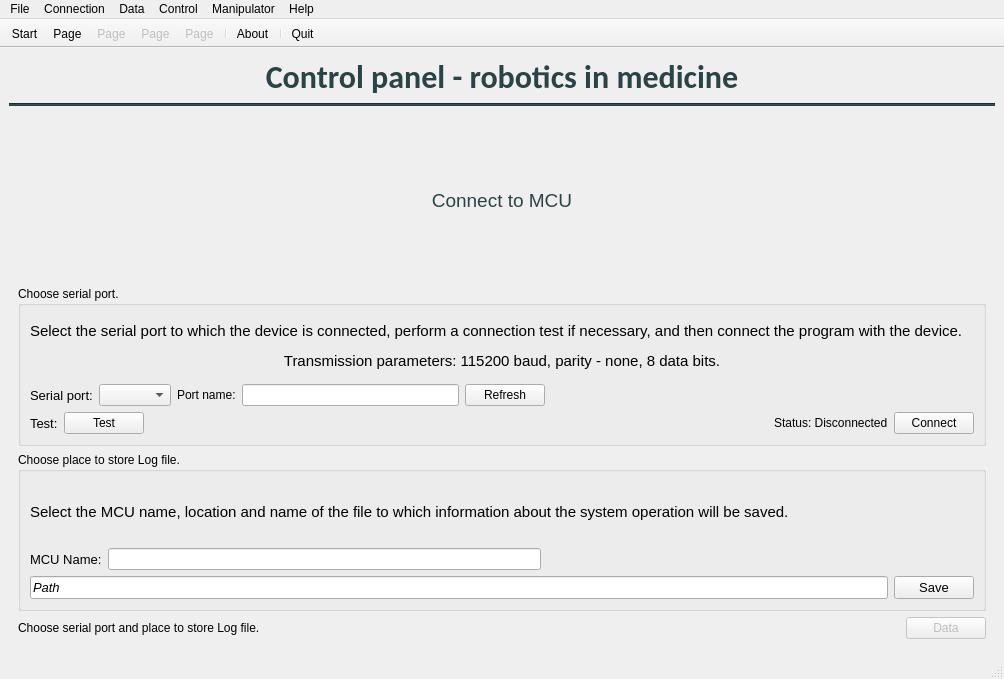
<?xml version="1.0" encoding="UTF-8"?>
<ui version="4.0">
 <class>MainWindow</class>
 <widget class="QMainWindow" name="MainWindow">
  <property name="geometry">
   <rect>
    <x>0</x>
    <y>0</y>
    <width>1004</width>
    <height>679</height>
   </rect>
  </property>
  <property name="windowTitle">
   <string>Control panel</string>
  </property>
  <property name="windowIcon">
   <iconset resource="resource.qrc">
    <normaloff>:/Pictures/res/medical.png</normaloff>:/Pictures/res/medical.png</iconset>
  </property>
  <property name="styleSheet">
   <string notr="true"/>
  </property>
  <property name="locale">
   <locale language="English" country="UnitedStates"/>
  </property>
  <widget class="QWidget" name="centralwidget">
   <layout class="QVBoxLayout" name="verticalLayout">
    <item>
     <widget class="QLabel" name="titleLabel">
      <property name="font">
       <font>
        <family>Calibri</family>
        <pointsize>24</pointsize>
        <bold>true</bold>
       </font>
      </property>
      <property name="layoutDirection">
       <enum>Qt::LeftToRight</enum>
      </property>
      <property name="text">
       <string>&lt;html&gt;&lt;head/&gt;&lt;body&gt;&lt;p&gt;&lt;span style=&quot; color:#2a4346;&quot;&gt;Control panel - robotics in medicine&lt;/span&gt;&lt;/p&gt;&lt;/body&gt;&lt;/html&gt;</string>
      </property>
      <property name="alignment">
       <set>Qt::AlignCenter</set>
      </property>
     </widget>
    </item>
    <item>
     <widget class="Line" name="line">
      <property name="styleSheet">
       <string notr="true">background-color: rgb(42, 67, 70);</string>
      </property>
      <property name="orientation">
       <enum>Qt::Horizontal</enum>
      </property>
     </widget>
    </item>
    <item>
     <widget class="QStackedWidget" name="mainStackedWidget">
      <property name="styleSheet">
       <string notr="true"/>
      </property>
      <property name="currentIndex">
       <number>1</number>
      </property>
      <widget class="QWidget" name="page1_Start">
       <layout class="QVBoxLayout" name="verticalLayout_2">
        <item>
         <widget class="QLabel" name="label">
          <property name="sizePolicy">
           <sizepolicy hsizetype="Preferred" vsizetype="Preferred">
            <horstretch>2</horstretch>
            <verstretch>2</verstretch>
           </sizepolicy>
          </property>
          <property name="text">
           <string>&lt;html&gt;&lt;head/&gt;&lt;body&gt;&lt;p align=&quot;center&quot;&gt;&lt;span style=&quot; font-size:26pt; font-weight:700; text-decoration: underline; color:#2c2c2c;&quot;&gt;Praca inżynierska&lt;/span&gt;&lt;/p&gt;&lt;p align=&quot;center&quot;&gt;&lt;span style=&quot; font-size:22pt; font-weight:700; color:#303030;&quot;&gt;Agnieszka Piórkowska&lt;br/&gt;Miłosz Gajewski&lt;/span&gt;&lt;/p&gt;&lt;p align=&quot;center&quot;&gt;&lt;span style=&quot; font-size:18pt;&quot;&gt;Politechnika Poznańska 2022&lt;/span&gt;&lt;/p&gt;&lt;/body&gt;&lt;/html&gt;</string>
          </property>
         </widget>
        </item>
        <item>
         <widget class="QLabel" name="label_2">
          <property name="minimumSize">
           <size>
            <width>856</width>
            <height>220</height>
           </size>
          </property>
          <property name="text">
           <string/>
          </property>
          <property name="pixmap">
           <pixmap resource="resource.qrc">:/Pictures/res/medical_smaller.png</pixmap>
          </property>
          <property name="scaledContents">
           <bool>false</bool>
          </property>
          <property name="alignment">
           <set>Qt::AlignCenter</set>
          </property>
         </widget>
        </item>
        <item>
         <widget class="QPushButton" name="startPushButton_page_1_Start">
          <property name="sizePolicy">
           <sizepolicy hsizetype="Minimum" vsizetype="Fixed">
            <horstretch>1</horstretch>
            <verstretch>1</verstretch>
           </sizepolicy>
          </property>
          <property name="font">
           <font>
            <pointsize>12</pointsize>
           </font>
          </property>
          <property name="cursor">
           <cursorShape>PointingHandCursor</cursorShape>
          </property>
          <property name="toolTip">
           <string>&lt;html&gt;&lt;head/&gt;&lt;body&gt;&lt;p&gt;Go to connection tab.&lt;/p&gt;&lt;/body&gt;&lt;/html&gt;</string>
          </property>
          <property name="styleSheet">
           <string notr="true">background-color: rgb(202, 210, 197);</string>
          </property>
          <property name="text">
           <string>Start</string>
          </property>
         </widget>
        </item>
       </layout>
      </widget>
      <widget class="QWidget" name="page_2_Connection">
       <layout class="QVBoxLayout" name="verticalLayout_5">
        <item>
         <widget class="QLabel" name="label_3">
          <property name="font">
           <font>
            <pointsize>11</pointsize>
           </font>
          </property>
          <property name="text">
           <string>&lt;html&gt;&lt;head/&gt;&lt;body&gt;&lt;p&gt;&lt;span style=&quot; font-size:14pt; color:#2a4346;&quot;&gt;Connect to MCU&lt;/span&gt;&lt;/p&gt;&lt;/body&gt;&lt;/html&gt;</string>
          </property>
          <property name="alignment">
           <set>Qt::AlignCenter</set>
          </property>
         </widget>
        </item>
        <item>
         <widget class="QGroupBox" name="groupBox">
          <property name="title">
           <string>Choose serial port.</string>
          </property>
          <layout class="QVBoxLayout" name="verticalLayout_4">
           <item>
            <widget class="QLabel" name="label_8">
             <property name="font">
              <font>
               <pointsize>11</pointsize>
              </font>
             </property>
             <property name="text">
              <string>&lt;html&gt;&lt;head/&gt;&lt;body&gt;&lt;p&gt;Select the serial port to which the device is connected, perform a connection test if necessary, and then connect the program with the device. &lt;/p&gt;&lt;p align=&quot;center&quot;&gt;Transmission parameters: 115200 baud, parity - none, 8 data bits.&lt;/p&gt;&lt;/body&gt;&lt;/html&gt;</string>
             </property>
            </widget>
           </item>
           <item>
            <layout class="QHBoxLayout" name="horizontalLayout_3">
             <item>
              <layout class="QHBoxLayout" name="horizontalLayout_2">
               <item>
                <widget class="QLabel" name="label_4">
                 <property name="font">
                  <font>
                   <pointsize>10</pointsize>
                  </font>
                 </property>
                 <property name="text">
                  <string>Serial port:</string>
                 </property>
                </widget>
               </item>
               <item>
                <widget class="QComboBox" name="serialPortComboBox">
                 <property name="cursor">
                  <cursorShape>PointingHandCursor</cursorShape>
                 </property>
                </widget>
               </item>
               <item>
                <widget class="QLabel" name="label_9">
                 <property name="text">
                  <string>Port name:</string>
                 </property>
                </widget>
               </item>
               <item>
                <widget class="QLineEdit" name="portNameLineEdit">
                 <property name="cursor">
                  <cursorShape>PointingHandCursor</cursorShape>
                 </property>
                 <property name="alignment">
                  <set>Qt::AlignCenter</set>
                 </property>
                 <property name="readOnly">
                  <bool>true</bool>
                 </property>
                </widget>
               </item>
              </layout>
             </item>
             <item>
              <widget class="QPushButton" name="pushButton_2">
               <property name="cursor">
                <cursorShape>PointingHandCursor</cursorShape>
               </property>
               <property name="text">
                <string>Refresh</string>
               </property>
              </widget>
             </item>
             <item>
              <spacer name="horizontalSpacer_2">
               <property name="orientation">
                <enum>Qt::Horizontal</enum>
               </property>
               <property name="sizeHint" stdset="0">
                <size>
                 <width>40</width>
                 <height>20</height>
                </size>
               </property>
              </spacer>
             </item>
            </layout>
           </item>
           <item>
            <layout class="QHBoxLayout" name="horizontalLayout_6">
             <item>
              <layout class="QHBoxLayout" name="horizontalLayout_5">
               <item>
                <widget class="QLabel" name="testLabel">
                 <property name="font">
                  <font>
                   <pointsize>10</pointsize>
                  </font>
                 </property>
                 <property name="text">
                  <string>Test:</string>
                 </property>
                </widget>
               </item>
               <item>
                <widget class="QPushButton" name="pushButton_3">
                 <property name="cursor">
                  <cursorShape>PointingHandCursor</cursorShape>
                 </property>
                 <property name="text">
                  <string>Test</string>
                 </property>
                </widget>
               </item>
              </layout>
             </item>
             <item>
              <spacer name="horizontalSpacer_3">
               <property name="orientation">
                <enum>Qt::Horizontal</enum>
               </property>
               <property name="sizeHint" stdset="0">
                <size>
                 <width>40</width>
                 <height>20</height>
                </size>
               </property>
              </spacer>
             </item>
             <item>
              <widget class="QLabel" name="Conncectionstatuslabel">
               <property name="enabled">
                <bool>true</bool>
               </property>
               <property name="text">
                <string>Status: Disconnected</string>
               </property>
              </widget>
             </item>
             <item>
              <widget class="QPushButton" name="pushButton_4">
               <property name="cursor">
                <cursorShape>PointingHandCursor</cursorShape>
               </property>
               <property name="text">
                <string>Connect</string>
               </property>
              </widget>
             </item>
            </layout>
           </item>
          </layout>
         </widget>
        </item>
        <item>
         <widget class="QGroupBox" name="groupBox_2">
          <property name="title">
           <string>Choose place to store Log file.</string>
          </property>
          <layout class="QVBoxLayout" name="verticalLayout_3">
           <item>
            <widget class="QLabel" name="label_5">
             <property name="font">
              <font>
               <pointsize>11</pointsize>
              </font>
             </property>
             <property name="text">
              <string>Select the MCU name, location and name of the file to which information about the system operation will be saved.</string>
             </property>
            </widget>
           </item>
           <item>
            <layout class="QHBoxLayout" name="horizontalLayout_4">
             <item>
              <widget class="QLabel" name="label_6">
               <property name="font">
                <font>
                 <pointsize>10</pointsize>
                </font>
               </property>
               <property name="text">
                <string>MCU Name:</string>
               </property>
              </widget>
             </item>
             <item>
              <widget class="QLineEdit" name="nameMCULineEdit"/>
             </item>
             <item>
              <spacer name="horizontalSpacer_4">
               <property name="orientation">
                <enum>Qt::Horizontal</enum>
               </property>
               <property name="sizeHint" stdset="0">
                <size>
                 <width>40</width>
                 <height>20</height>
                </size>
               </property>
              </spacer>
             </item>
            </layout>
           </item>
           <item>
            <layout class="QHBoxLayout" name="horizontalLayout">
             <item>
              <widget class="QLineEdit" name="saveFileLogLineEdit">
               <property name="font">
                <font>
                 <pointsize>10</pointsize>
                 <italic>true</italic>
                </font>
               </property>
               <property name="text">
                <string>Path</string>
               </property>
               <property name="readOnly">
                <bool>true</bool>
               </property>
              </widget>
             </item>
             <item>
              <widget class="QPushButton" name="savePathLogPushButton">
               <property name="font">
                <font>
                 <pointsize>10</pointsize>
                </font>
               </property>
               <property name="cursor">
                <cursorShape>PointingHandCursor</cursorShape>
               </property>
               <property name="text">
                <string>Save</string>
               </property>
              </widget>
             </item>
            </layout>
           </item>
          </layout>
         </widget>
        </item>
        <item>
         <layout class="QHBoxLayout" name="horizontalLayout_7">
          <item>
           <widget class="QLabel" name="statusToDolabel">
            <property name="text">
             <string>Choose serial port and place to store Log file.</string>
            </property>
           </widget>
          </item>
          <item>
           <spacer name="horizontalSpacer">
            <property name="orientation">
             <enum>Qt::Horizontal</enum>
            </property>
            <property name="sizeHint" stdset="0">
             <size>
              <width>40</width>
              <height>20</height>
             </size>
            </property>
           </spacer>
          </item>
          <item>
           <widget class="QPushButton" name="dataPushButton">
            <property name="enabled">
             <bool>false</bool>
            </property>
            <property name="cursor">
             <cursorShape>PointingHandCursor</cursorShape>
            </property>
            <property name="text">
             <string>Data</string>
            </property>
           </widget>
          </item>
         </layout>
        </item>
       </layout>
      </widget>
      <widget class="QWidget" name="page_3_Data">
       <layout class="QVBoxLayout" name="verticalLayout_11">
        <item>
         <widget class="QLabel" name="liveDataLabel">
          <property name="font">
           <font>
            <pointsize>11</pointsize>
           </font>
          </property>
          <property name="text">
           <string>&lt;html&gt;&lt;head/&gt;&lt;body&gt;&lt;p&gt;&lt;span style=&quot; font-size:14pt; color:#2a4346;&quot;&gt;Liva data&lt;/span&gt;&lt;/p&gt;&lt;/body&gt;&lt;/html&gt;</string>
          </property>
          <property name="alignment">
           <set>Qt::AlignCenter</set>
          </property>
         </widget>
        </item>
        <item>
         <layout class="QHBoxLayout" name="horizontalLayout_12">
          <item>
           <widget class="QGroupBox" name="syringeGroupBox">
            <property name="title">
             <string/>
            </property>
            <layout class="QVBoxLayout" name="verticalLayout_6">
             <item>
              <widget class="QLabel" name="label_7">
               <property name="font">
                <font>
                 <pointsize>10</pointsize>
                 <bold>true</bold>
                </font>
               </property>
               <property name="text">
                <string>&lt;html&gt;&lt;head/&gt;&lt;body&gt;&lt;p&gt;&lt;span style=&quot; font-size:14pt; color:#2a4346;&quot;&gt;Syringe&lt;/span&gt;&lt;/p&gt;&lt;/body&gt;&lt;/html&gt;</string>
               </property>
               <property name="alignment">
                <set>Qt::AlignCenter</set>
               </property>
              </widget>
             </item>
             <item>
              <layout class="QHBoxLayout" name="horizontalLayout_8">
               <item>
                <widget class="QLabel" name="label_11">
                 <property name="font">
                  <font>
                   <pointsize>11</pointsize>
                  </font>
                 </property>
                 <property name="text">
                  <string>Set position:</string>
                 </property>
                </widget>
               </item>
               <item>
                <widget class="QLineEdit" name="syringeSetPointLineEdit">
                 <property name="font">
                  <font>
                   <pointsize>12</pointsize>
                   <bold>false</bold>
                  </font>
                 </property>
                 <property name="alignment">
                  <set>Qt::AlignCenter</set>
                 </property>
                 <property name="readOnly">
                  <bool>true</bool>
                 </property>
                </widget>
               </item>
               <item>
                <widget class="QLabel" name="label_13">
                 <property name="font">
                  <font>
                   <pointsize>11</pointsize>
                  </font>
                 </property>
                 <property name="text">
                  <string>mm</string>
                 </property>
                </widget>
               </item>
               <item>
                <spacer name="horizontalSpacer_5">
                 <property name="orientation">
                  <enum>Qt::Horizontal</enum>
                 </property>
                 <property name="sizeHint" stdset="0">
                  <size>
                   <width>40</width>
                   <height>20</height>
                  </size>
                 </property>
                </spacer>
               </item>
              </layout>
             </item>
             <item>
              <layout class="QHBoxLayout" name="horizontalLayout_9">
               <item>
                <widget class="QLabel" name="label_12">
                 <property name="font">
                  <font>
                   <pointsize>11</pointsize>
                  </font>
                 </property>
                 <property name="text">
                  <string>Current position:</string>
                 </property>
                </widget>
               </item>
               <item>
                <widget class="QLineEdit" name="syringeCurrentpositionLineEdit">
                 <property name="font">
                  <font>
                   <pointsize>12</pointsize>
                   <bold>false</bold>
                  </font>
                 </property>
                 <property name="alignment">
                  <set>Qt::AlignCenter</set>
                 </property>
                 <property name="readOnly">
                  <bool>true</bool>
                 </property>
                </widget>
               </item>
               <item>
                <widget class="QLabel" name="label_14">
                 <property name="font">
                  <font>
                   <pointsize>11</pointsize>
                  </font>
                 </property>
                 <property name="text">
                  <string>mm</string>
                 </property>
                </widget>
               </item>
               <item>
                <spacer name="horizontalSpacer_6">
                 <property name="orientation">
                  <enum>Qt::Horizontal</enum>
                 </property>
                 <property name="sizeHint" stdset="0">
                  <size>
                   <width>40</width>
                   <height>20</height>
                  </size>
                 </property>
                </spacer>
               </item>
              </layout>
             </item>
            </layout>
           </widget>
          </item>
          <item>
           <widget class="QGroupBox" name="NeedleGroupBox">
            <property name="title">
             <string/>
            </property>
            <layout class="QVBoxLayout" name="verticalLayout_7">
             <item>
              <widget class="QLabel" name="label_10">
               <property name="font">
                <font>
                 <pointsize>10</pointsize>
                 <bold>true</bold>
                </font>
               </property>
               <property name="text">
                <string>&lt;html&gt;&lt;head/&gt;&lt;body&gt;&lt;p&gt;&lt;span style=&quot; font-size:14pt; color:#2a4346;&quot;&gt;Needle&lt;/span&gt;&lt;/p&gt;&lt;/body&gt;&lt;/html&gt;</string>
               </property>
               <property name="alignment">
                <set>Qt::AlignCenter</set>
               </property>
              </widget>
             </item>
             <item>
              <layout class="QHBoxLayout" name="horizontalLayout_10">
               <item>
                <widget class="QLabel" name="label_15">
                 <property name="font">
                  <font>
                   <pointsize>12</pointsize>
                  </font>
                 </property>
                 <property name="text">
                  <string>Set position:</string>
                 </property>
                </widget>
               </item>
               <item>
                <widget class="QLineEdit" name="needleSetPositionLineEdit">
                 <property name="font">
                  <font>
                   <pointsize>12</pointsize>
                   <bold>false</bold>
                  </font>
                 </property>
                 <property name="alignment">
                  <set>Qt::AlignCenter</set>
                 </property>
                 <property name="readOnly">
                  <bool>true</bool>
                 </property>
                </widget>
               </item>
               <item>
                <widget class="QLabel" name="label_17">
                 <property name="font">
                  <font>
                   <pointsize>12</pointsize>
                  </font>
                 </property>
                 <property name="text">
                  <string>mm</string>
                 </property>
                </widget>
               </item>
               <item>
                <spacer name="horizontalSpacer_7">
                 <property name="orientation">
                  <enum>Qt::Horizontal</enum>
                 </property>
                 <property name="sizeHint" stdset="0">
                  <size>
                   <width>40</width>
                   <height>20</height>
                  </size>
                 </property>
                </spacer>
               </item>
              </layout>
             </item>
             <item>
              <layout class="QHBoxLayout" name="horizontalLayout_11">
               <item>
                <widget class="QLabel" name="label_16">
                 <property name="font">
                  <font>
                   <pointsize>12</pointsize>
                  </font>
                 </property>
                 <property name="text">
                  <string>Current position:</string>
                 </property>
                </widget>
               </item>
               <item>
                <widget class="QLineEdit" name="needleCurrentPositiomLineEdit">
                 <property name="font">
                  <font>
                   <pointsize>12</pointsize>
                   <bold>false</bold>
                  </font>
                 </property>
                 <property name="alignment">
                  <set>Qt::AlignCenter</set>
                 </property>
                 <property name="readOnly">
                  <bool>true</bool>
                 </property>
                </widget>
               </item>
               <item>
                <widget class="QLabel" name="label_18">
                 <property name="font">
                  <font>
                   <pointsize>12</pointsize>
                  </font>
                 </property>
                 <property name="text">
                  <string>mm</string>
                 </property>
                </widget>
               </item>
               <item>
                <spacer name="horizontalSpacer_8">
                 <property name="orientation">
                  <enum>Qt::Horizontal</enum>
                 </property>
                 <property name="sizeHint" stdset="0">
                  <size>
                   <width>40</width>
                   <height>20</height>
                  </size>
                 </property>
                </spacer>
               </item>
              </layout>
             </item>
            </layout>
           </widget>
          </item>
         </layout>
        </item>
        <item>
         <layout class="QHBoxLayout" name="horizontalLayout_15">
          <item>
           <widget class="QGroupBox" name="temperatureGroupBox">
            <property name="title">
             <string>Temperature</string>
            </property>
            <layout class="QVBoxLayout" name="verticalLayout_8">
             <item>
              <layout class="QHBoxLayout" name="horizontalLayout_13">
               <item>
                <widget class="QLabel" name="label_19">
                 <property name="font">
                  <font>
                   <pointsize>12</pointsize>
                  </font>
                 </property>
                 <property name="text">
                  <string>Temperature:</string>
                 </property>
                </widget>
               </item>
               <item>
                <widget class="QLineEdit" name="temperatureLineEdit">
                 <property name="font">
                  <font>
                   <pointsize>12</pointsize>
                   <bold>true</bold>
                  </font>
                 </property>
                 <property name="alignment">
                  <set>Qt::AlignCenter</set>
                 </property>
                 <property name="readOnly">
                  <bool>true</bool>
                 </property>
                </widget>
               </item>
               <item>
                <widget class="QLabel" name="label_20">
                 <property name="font">
                  <font>
                   <pointsize>12</pointsize>
                  </font>
                 </property>
                 <property name="text">
                  <string>°C</string>
                 </property>
                </widget>
               </item>
               <item>
                <spacer name="horizontalSpacer_9">
                 <property name="orientation">
                  <enum>Qt::Horizontal</enum>
                 </property>
                 <property name="sizeHint" stdset="0">
                  <size>
                   <width>40</width>
                   <height>20</height>
                  </size>
                 </property>
                </spacer>
               </item>
              </layout>
             </item>
             <item>
              <layout class="QHBoxLayout" name="horizontalLayout_14">
               <item>
                <widget class="QLabel" name="temperatureFanLabel">
                 <property name="font">
                  <font>
                   <pointsize>12</pointsize>
                  </font>
                 </property>
                 <property name="text">
                  <string>Fan: Off</string>
                 </property>
                </widget>
               </item>
               <item>
                <spacer name="horizontalSpacer_10">
                 <property name="orientation">
                  <enum>Qt::Horizontal</enum>
                 </property>
                 <property name="sizeHint" stdset="0">
                  <size>
                   <width>40</width>
                   <height>20</height>
                  </size>
                 </property>
                </spacer>
               </item>
              </layout>
             </item>
            </layout>
           </widget>
          </item>
          <item>
           <widget class="QGroupBox" name="logMessageGroupBox">
            <property name="title">
             <string>Log message</string>
            </property>
            <layout class="QVBoxLayout" name="verticalLayout_9">
             <item>
              <widget class="QLineEdit" name="logMessageLineEdit">
               <property name="font">
                <font>
                 <pointsize>12</pointsize>
                </font>
               </property>
               <property name="alignment">
                <set>Qt::AlignCenter</set>
               </property>
               <property name="readOnly">
                <bool>true</bool>
               </property>
              </widget>
             </item>
            </layout>
           </widget>
          </item>
         </layout>
        </item>
        <item>
         <widget class="QGroupBox" name="connectionStatusGroupBox">
          <property name="title">
           <string>MCU control</string>
          </property>
          <layout class="QVBoxLayout" name="verticalLayout_10">
           <item>
            <widget class="QLabel" name="label_21">
             <property name="font">
              <font>
               <pointsize>12</pointsize>
               <bold>true</bold>
              </font>
             </property>
             <property name="text">
              <string>STOP the motors:</string>
             </property>
            </widget>
           </item>
           <item>
            <widget class="QPushButton" name="stopMotorsPushButton">
             <property name="cursor">
              <cursorShape>PointingHandCursor</cursorShape>
             </property>
             <property name="styleSheet">
              <string notr="true">background-color: rgb(255, 0, 0);</string>
             </property>
             <property name="text">
              <string>STOP</string>
             </property>
            </widget>
           </item>
           <item>
            <widget class="QLabel" name="label_22">
             <property name="font">
              <font>
               <pointsize>12</pointsize>
              </font>
             </property>
             <property name="text">
              <string>Disconnect from the MCU:</string>
             </property>
            </widget>
           </item>
           <item>
            <widget class="QPushButton" name="disconnectPushButton">
             <property name="cursor">
              <cursorShape>PointingHandCursor</cursorShape>
             </property>
             <property name="text">
              <string>Disconnect</string>
             </property>
            </widget>
           </item>
          </layout>
         </widget>
        </item>
        <item>
         <layout class="QHBoxLayout" name="horizontalLayout_16">
          <item>
           <widget class="QPushButton" name="connectionPushButton">
            <property name="cursor">
             <cursorShape>PointingHandCursor</cursorShape>
            </property>
            <property name="text">
             <string>Connect tab</string>
            </property>
           </widget>
          </item>
          <item>
           <spacer name="horizontalSpacer_11">
            <property name="orientation">
             <enum>Qt::Horizontal</enum>
            </property>
            <property name="sizeHint" stdset="0">
             <size>
              <width>40</width>
              <height>20</height>
             </size>
            </property>
           </spacer>
          </item>
          <item>
           <widget class="QPushButton" name="controlPushButton">
            <property name="cursor">
             <cursorShape>PointingHandCursor</cursorShape>
            </property>
            <property name="text">
             <string>Control</string>
            </property>
           </widget>
          </item>
         </layout>
        </item>
       </layout>
      </widget>
     </widget>
    </item>
   </layout>
  </widget>
  <widget class="QMenuBar" name="menubar">
   <property name="geometry">
    <rect>
     <x>0</x>
     <y>0</y>
     <width>1004</width>
     <height>21</height>
    </rect>
   </property>
   <widget class="QMenu" name="menuFile">
    <property name="title">
     <string>File</string>
    </property>
    <addaction name="StartActionPage"/>
    <addaction name="separator"/>
    <addaction name="actionQuit"/>
   </widget>
   <widget class="QMenu" name="menuConnection">
    <property name="title">
     <string>Connection</string>
    </property>
    <addaction name="connectionActionPage"/>
    <addaction name="separator"/>
    <addaction name="actionCopy_serial_port_name"/>
    <addaction name="actionCopy_path_to_Log_file"/>
   </widget>
   <widget class="QMenu" name="menuData">
    <property name="title">
     <string>Data</string>
    </property>
    <addaction name="DataActionPage"/>
   </widget>
   <widget class="QMenu" name="menuControl">
    <property name="title">
     <string>Control</string>
    </property>
    <addaction name="separator"/>
    <addaction name="controlActionPage"/>
    <addaction name="separator"/>
   </widget>
   <widget class="QMenu" name="menuManipulator">
    <property name="title">
     <string>Manipulator</string>
    </property>
    <addaction name="manipulatorActionPage"/>
    <addaction name="separator"/>
   </widget>
   <widget class="QMenu" name="menuAbout">
    <property name="title">
     <string>Help</string>
    </property>
    <addaction name="actionAbout"/>
    <addaction name="actionAbout_Qt"/>
    <addaction name="actionLicenses"/>
   </widget>
   <addaction name="menuFile"/>
   <addaction name="menuConnection"/>
   <addaction name="menuData"/>
   <addaction name="menuControl"/>
   <addaction name="menuManipulator"/>
   <addaction name="menuAbout"/>
  </widget>
  <widget class="QStatusBar" name="statusbar"/>
  <widget class="QToolBar" name="toolBar">
   <property name="cursor">
    <cursorShape>PointingHandCursor</cursorShape>
   </property>
   <property name="windowTitle">
    <string>toolBar</string>
   </property>
   <property name="movable">
    <bool>false</bool>
   </property>
   <property name="iconSize">
    <size>
     <width>35</width>
     <height>35</height>
    </size>
   </property>
   <property name="floatable">
    <bool>false</bool>
   </property>
   <attribute name="toolBarArea">
    <enum>TopToolBarArea</enum>
   </attribute>
   <attribute name="toolBarBreak">
    <bool>false</bool>
   </attribute>
   <addaction name="StartActionPage"/>
   <addaction name="connectionActionPage"/>
   <addaction name="DataActionPage"/>
   <addaction name="controlActionPage"/>
   <addaction name="manipulatorActionPage"/>
   <addaction name="separator"/>
   <addaction name="actionAbout"/>
   <addaction name="separator"/>
   <addaction name="actionQuit"/>
  </widget>
  <action name="connectionActionPage">
   <property name="enabled">
    <bool>true</bool>
   </property>
   <property name="icon">
    <iconset resource="resource.qrc">
     <normaloff>:/menubar/res/002-plug.png</normaloff>:/menubar/res/002-plug.png</iconset>
   </property>
   <property name="text">
    <string>Page</string>
   </property>
   <property name="toolTip">
    <string>Connection page.</string>
   </property>
  </action>
  <action name="DataActionPage">
   <property name="enabled">
    <bool>false</bool>
   </property>
   <property name="icon">
    <iconset resource="resource.qrc">
     <normaloff>:/menubar/res/003-syncronization.png</normaloff>:/menubar/res/003-syncronization.png</iconset>
   </property>
   <property name="text">
    <string>Page</string>
   </property>
   <property name="toolTip">
    <string>&lt;html&gt;&lt;head/&gt;&lt;body&gt;&lt;p&gt;Data page.&lt;/p&gt;&lt;/body&gt;&lt;/html&gt;</string>
   </property>
  </action>
  <action name="controlActionPage">
   <property name="enabled">
    <bool>false</bool>
   </property>
   <property name="icon">
    <iconset resource="resource.qrc">
     <normaloff>:/menubar/res/004-tablet.png</normaloff>:/menubar/res/004-tablet.png</iconset>
   </property>
   <property name="text">
    <string>Page</string>
   </property>
   <property name="toolTip">
    <string>Control page.</string>
   </property>
  </action>
  <action name="actionQuit">
   <property name="icon">
    <iconset resource="resource.qrc">
     <normaloff>:/menubar/res/001-remove.png</normaloff>:/menubar/res/001-remove.png</iconset>
   </property>
   <property name="text">
    <string>Quit</string>
   </property>
   <property name="toolTip">
    <string>&lt;html&gt;&lt;head/&gt;&lt;body&gt;&lt;p&gt;Quit the application.&lt;/p&gt;&lt;/body&gt;&lt;/html&gt;</string>
   </property>
   <property name="whatsThis">
    <string>&lt;html&gt;&lt;head/&gt;&lt;body&gt;&lt;p&gt;Quit the app.&lt;/p&gt;&lt;/body&gt;&lt;/html&gt;</string>
   </property>
  </action>
  <action name="manipulatorActionPage">
   <property name="enabled">
    <bool>false</bool>
   </property>
   <property name="icon">
    <iconset resource="resource.qrc">
     <normaloff>:/menubar/res/005-mechanical-arm.png</normaloff>:/menubar/res/005-mechanical-arm.png</iconset>
   </property>
   <property name="text">
    <string>Page</string>
   </property>
   <property name="toolTip">
    <string>Manipualtor page.</string>
   </property>
  </action>
  <action name="actionAbout">
   <property name="icon">
    <iconset resource="resource.qrc">
     <normaloff>:/menubar/res/006-information-button.png</normaloff>:/menubar/res/006-information-button.png</iconset>
   </property>
   <property name="text">
    <string>About</string>
   </property>
   <property name="toolTip">
    <string>About dialog.</string>
   </property>
  </action>
  <action name="actionAbout_Qt">
   <property name="icon">
    <iconset resource="resource.qrc">
     <normaloff>:/menubar/res/007-information.png</normaloff>:/menubar/res/007-information.png</iconset>
   </property>
   <property name="text">
    <string>About Qt</string>
   </property>
  </action>
  <action name="actionLicenses">
   <property name="icon">
    <iconset resource="resource.qrc">
     <normaloff>:/menubar/res/008-licensing.png</normaloff>:/menubar/res/008-licensing.png</iconset>
   </property>
   <property name="text">
    <string>Licenses</string>
   </property>
  </action>
  <action name="StartActionPage">
   <property name="icon">
    <iconset resource="resource.qrc">
     <normaloff>:/menubar/res/video-play-button.png</normaloff>:/menubar/res/video-play-button.png</iconset>
   </property>
   <property name="text">
    <string>Start</string>
   </property>
   <property name="toolTip">
    <string>Start page.</string>
   </property>
  </action>
  <action name="actionCopy_serial_port_name">
   <property name="text">
    <string>Copy serial port name</string>
   </property>
  </action>
  <action name="actionCopy_path_to_Log_file">
   <property name="text">
    <string>Copy path to Log file</string>
   </property>
  </action>
 </widget>
 <resources>
  <include location="resource.qrc"/>
 </resources>
 <connections/>
</ui>
